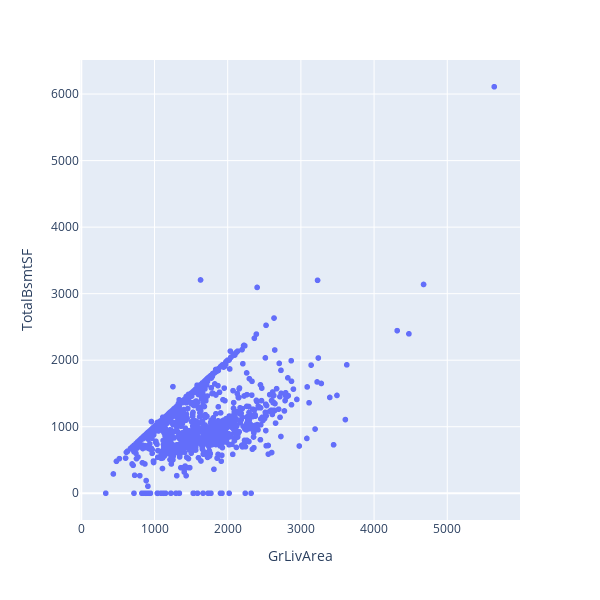

This figure's notebook cell:
### Markdown cell above
Clear linear correlation. Kept the chart square because these 2 variables have the same units.

### Code cell
px.scatter(df, x='GrLivArea', y='TotalBsmtSF').update_layout(width=600, height=600)

### Figure 1 — Plotly figure (JSON) as saved in the notebook; plotly's stock layout.template omitted (floating-point values rounded to 4 significant figures; data arrays with more than 128 entries replaced by an {"elided": "..."} marker saying what was removed)
{"data": [{"hovertemplate": "GrLivArea=%{x}<br>TotalBsmtSF=%{y}<extra></extra>", "legendgroup": "", "marker": {"color": "#636efa", "symbol": "circle"}, "mode": "markers", "name": "", "showlegend": false, "type": "scattergl", "x": {"elided": "1460 int values"}, "xaxis": "x", "y": {"elided": "1460 int values"}, "yaxis": "y"}], "layout": {"height": 600, "legend": {"tracegroupgap": 0}, "margin": {"t": 60}, "width": 600, "xaxis": {"anchor": "y", "domain": [0, 1], "title": {"text": "GrLivArea"}}, "yaxis": {"anchor": "x", "domain": [0, 1], "title": {"text": "TotalBsmtSF"}}}}
